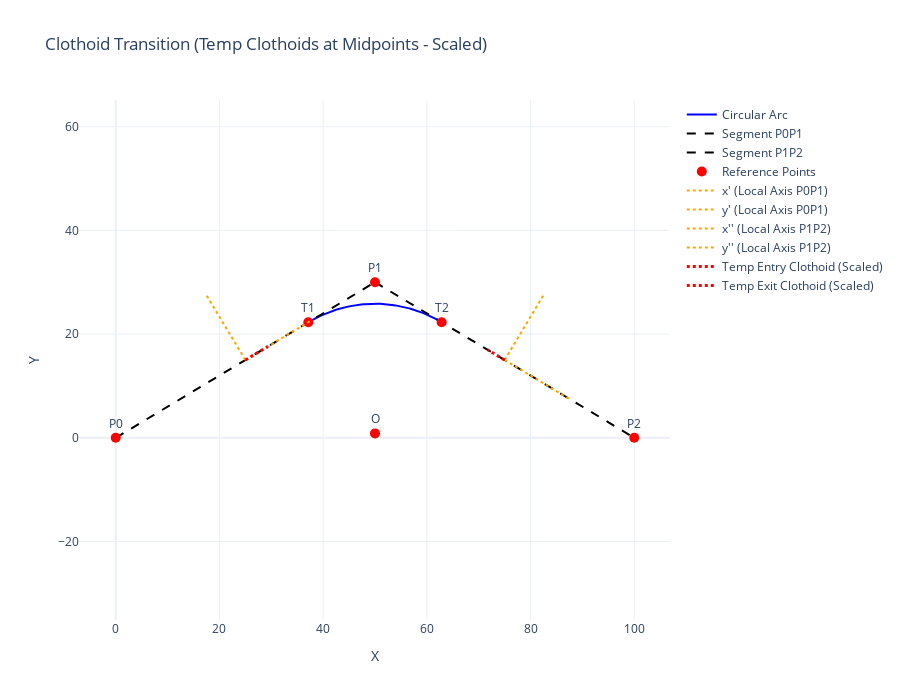

Source (notebook cell):
### Markdown cell above
# 2. Introduction of clothoids

In this section, we present the **approximate equations** used to compute clothoid transitions without relying on Fresnel integrals. These formulas allow us to determine the clothoid's shape directly using a truncated power series expansion.


## **Clothoid Length**
The total length \( L \) of the clothoid is given by:
\[
L = \frac{A^2}{R}
\]
where:  
- \( A \) is the clothoid parameter (defines the rate of curvature increase).
- \( R \) is the radius of the circular arc.

---

## **2️ Tau Parameter**
The **normalized parameter** \( \tau \) is used in the power series expansion:
\[
\tau = \frac{L^2}{2A^2}
\]
This allows us to express the clothoid's shape in a dimensionless form.

---

## ** Clothoid Coordinates**
The **coordinates** \( X_f \) and \( Y_f \) at the endpoint of the clothoid are computed using **series approximations**:

\[
X_f = A\sqrt{2\tau} \sum_{i=1}^{10} \left[ (-1)^{i-1} \frac{\tau^{2i-2}}{(4i-3)(2i-2)!} \right]
\]

\[
Y_f = A\sqrt{2\tau} \sum_{i=1}^{10} \left[ (-1)^{i+1} \frac{\tau^{2i-1}}{(4i-1)(2i-2)!} \right]
\]

These equations provide an accurate approximation of the clothoid's **evolving curvature**.

---

## ** Curvature Variation \(\Delta R\)**
The deviation of the clothoid's curvature from the circular arc can be estimated as:

\[
\Delta R = \frac{A^4}{24 R^3} \sum_{i=1}^{10} \left[ (-1)^{i+1} \frac{6\tau^{2i-2}}{(4i-1)(2i)!} \right]
\]

This term is useful for understanding the transition between straight and curved sections.

---

## ** Midpoint of circle*
A useful **reference coordinate** along the clothoid is given by:

\[
X_M = \frac{A\sqrt{2\tau}}{2} \sum_{i=1}^{10} \left[ (-1)^{i+1} \frac{\tau^{2i-2}}{(4i-3)(2i-2)!} \right]
\]

This can help estimate the shape and progression of the clothoid.

---

## **📌 Key Takeaways**
✅ These approximations allow us to compute clothoid transitions **without Fresnel integrals**.  
✅ The formulas are **accurate up to 10 terms**, which is sufficient for road and railway engineering applications.  
✅ **Next step:** Implement these equations in Python to generate clothoid coordinates!

### Code cell
# Define the points and the circle radius
P0 = [0, 0]       # Start of the first straight segment
P1 = [50, 30]     # Transition point
P2 = [100, 0]     # End of the second straight segment
R = 25            # Radius of the circular transition

# Create the CircularTransition object
transition = CircularTransition(P0, P1, P2, R)

# Define entry and exit clothoid parameters
A1 = 400  # Entry clothoid parameter
A2 = 300  # Exit clothoid parameter

# Compute and store the clothoids
transition.add_clothoids(A1, A2)

# Plot the complete solution including clothoids and arc
transition.plotClothoid()

### Figure 1 — Plotly figure (JSON) as saved in the notebook; plotly's stock layout.template omitted (floating-point values rounded to 4 significant figures)
{"data": [{"line": {"color": "blue", "width": 2}, "mode": "lines", "name": "Circular Arc", "type": "scatter", "x": [37.14, 37.37, 37.61, 37.85, 38.09, 38.33, 38.57, 38.81, 39.06, 39.3, 39.55, 39.8, 40.05, 40.3, 40.55, 40.8, 41.06, 41.31, 41.57, 41.83, 42.09, 42.35, 42.61, 42.87, 43.13, 43.39, 43.66, 43.92, 44.19, 44.45, 44.72, 44.98, 45.25, 45.52, 45.79, 46.06, 46.33, 46.6, 46.87, 47.14, 47.41, 47.68, 47.96, 48.23, 48.5, 48.77, 49.04, 49.32, 49.59, 49.86, 50.14, 50.41, 50.68, 50.96, 51.23, 51.5, 51.77, 52.04, 52.32, 52.59, 52.86, 53.13, 53.4, 53.67, 53.94, 54.21, 54.48, 54.75, 55.02, 55.28, 55.55, 55.81, 56.08, 56.34, 56.61, 56.87, 57.13, 57.39, 57.65, 57.91, 58.17, 58.43, 58.69, 58.94, 59.2, 59.45, 59.7, 59.95, 60.2, 60.45, 60.7, 60.94, 61.19, 61.43, 61.67, 61.91, 62.15, 62.39, 62.63, 62.86], "y": [22.28, 22.42, 22.56, 22.69, 22.82, 22.95, 23.08, 23.2, 23.32, 23.44, 23.56, 23.67, 23.78, 23.89, 23.99, 24.09, 24.19, 24.29, 24.38, 24.47, 24.56, 24.64, 24.73, 24.81, 24.88, 24.96, 25.03, 25.09, 25.16, 25.22, 25.28, 25.34, 25.39, 25.44, 25.49, 25.53, 25.57, 25.61, 25.65, 25.68, 25.71, 25.74, 25.76, 25.78, 25.8, 25.82, 25.83, 25.84, 25.84, 25.84, 25.84, 25.84, 25.84, 25.83, 25.82, 25.8, 25.78, 25.76, 25.74, 25.71, 25.68, 25.65, 25.61, 25.57, 25.53, 25.49, 25.44, 25.39, 25.34, 25.28, 25.22, 25.16, 25.09, 25.03, 24.96, 24.88, 24.81, 24.73, 24.64, 24.56, 24.47, 24.38, 24.29, 24.19, 24.09, 23.99, 23.89, 23.78, 23.67, 23.56, 23.44, 23.32, 23.2, 23.08, 22.95, 22.82, 22.69, 22.56, 22.42, 22.28]}, {"line": {"color": "black", "dash": "dash", "width": 2}, "mode": "lines", "name": "Segment P0P1", "type": "scatter", "x": [0, 50], "y": [0, 30]}, {"line": {"color": "black", "dash": "dash", "width": 2}, "mode": "lines", "name": "Segment P1P2", "type": "scatter", "x": [50, 100], "y": [30, 0]}, {"marker": {"color": "red", "size": 10}, "mode": "markers+text", "name": "Reference Points", "text": ["P0", "P1", "P2", "O", "T1", "T2"], "textposition": "top center", "type": "scatter", "x": [0, 50, 100, 50, 37.14, 62.86], "y": [0, 30, 0, 0.8452, 22.28, 22.28]}, {"line": {"color": "orange", "dash": "dot", "width": 2}, "mode": "lines", "name": "x' (Local Axis P0P1)", "type": "scatter", "x": [25, 37.86], "y": [15, 22.72]}, {"line": {"color": "orange", "dash": "dot", "width": 2}, "mode": "lines", "name": "y' (Local Axis P0P1)", "type": "scatter", "x": [25, 17.28], "y": [15, 27.86]}, {"line": {"color": "orange", "dash": "dot", "width": 2}, "mode": "lines", "name": "x'' (Local Axis P1P2)", "type": "scatter", "x": [75, 87.86], "y": [15, 7.283]}, {"line": {"color": "orange", "dash": "dot", "width": 2}, "mode": "lines", "name": "y'' (Local Axis P1P2)", "type": "scatter", "x": [75, 82.72], "y": [15, 27.86]}, {"line": {"color": "red", "dash": "dot", "width": 3}, "mode": "lines", "name": "Temp Entry Clothoid (Scaled)", "type": "scatter", "x": [25, 25.04, 25.09, 25.13, 25.18, 25.22, 25.26, 25.31, 25.35, 25.4, 25.44, 25.49, 25.53, 25.57, 25.62, 25.66, 25.71, 25.75, 25.79, 25.84, 25.88, 25.93, 25.97, 26.01, 26.06, 26.1, 26.15, 26.19, 26.24, 26.28, 26.32, 26.37, 26.41, 26.46, 26.5, 26.54, 26.59, 26.63, 26.68, 26.72, 26.76, 26.81, 26.85, 26.9, 26.94, 26.99, 27.03, 27.07, 27.12, 27.16, 27.21, 27.25, 27.29, 27.34, 27.38, 27.43, 27.47, 27.51, 27.56, 27.6, 27.65, 27.69, 27.74, 27.78, 27.82, 27.87, 27.91, 27.96, 28.0, 28.04, 28.09, 28.13, 28.18, 28.22, 28.26, 28.31, 28.35, 28.4, 28.44, 28.49, 28.53, 28.57, 28.62, 28.66, 28.71, 28.75, 28.79, 28.84, 28.88, 28.93, 28.97, 29.01, 29.06, 29.1, 29.15, 29.19, 29.24, 29.28, 29.32, 29.37], "y": [15, 15.03, 15.05, 15.08, 15.11, 15.13, 15.16, 15.19, 15.21, 15.24, 15.26, 15.29, 15.32, 15.34, 15.37, 15.4, 15.42, 15.45, 15.48, 15.5, 15.53, 15.56, 15.58, 15.61, 15.64, 15.66, 15.69, 15.71, 15.74, 15.77, 15.79, 15.82, 15.85, 15.87, 15.9, 15.93, 15.95, 15.98, 16.01, 16.03, 16.06, 16.09, 16.11, 16.14, 16.16, 16.19, 16.22, 16.24, 16.27, 16.3, 16.32, 16.35, 16.38, 16.4, 16.43, 16.46, 16.48, 16.51, 16.54, 16.56, 16.59, 16.61, 16.64, 16.67, 16.69, 16.72, 16.75, 16.77, 16.8, 16.83, 16.85, 16.88, 16.91, 16.93, 16.96, 16.98, 17.01, 17.04, 17.06, 17.09, 17.12, 17.14, 17.17, 17.2, 17.22, 17.25, 17.28, 17.3, 17.33, 17.36, 17.38, 17.41, 17.43, 17.46, 17.49, 17.51, 17.54, 17.57, 17.59, 17.62]}, {"line": {"color": "red", "dash": "dot", "width": 3}, "mode": "lines", "name": "Temp Exit Clothoid (Scaled)", "type": "scatter", "x": [75, 74.97, 74.93, 74.9, 74.87, 74.83, 74.8, 74.77, 74.74, 74.7, 74.67, 74.64, 74.6, 74.57, 74.54, 74.5, 74.47, 74.44, 74.4, 74.37, 74.34, 74.31, 74.27, 74.24, 74.21, 74.17, 74.14, 74.11, 74.07, 74.04, 74.01, 73.97, 73.94, 73.91, 73.88, 73.84, 73.81, 73.78, 73.74, 73.71, 73.68, 73.64, 73.61, 73.58, 73.54, 73.51, 73.48, 73.45, 73.41, 73.38, 73.35, 73.31, 73.28, 73.25, 73.21, 73.18, 73.15, 73.11, 73.08, 73.05, 73.01, 72.98, 72.95, 72.92, 72.88, 72.85, 72.82, 72.78, 72.75, 72.72, 72.68, 72.65, 72.62, 72.58, 72.55, 72.52, 72.49, 72.45, 72.42, 72.39, 72.35, 72.32, 72.29, 72.25, 72.22, 72.19, 72.15, 72.12, 72.09, 72.06, 72.02, 71.99, 71.96, 71.92, 71.89, 71.86, 71.82, 71.79, 71.76, 71.72], "y": [15, 15.02, 15.04, 15.06, 15.08, 15.1, 15.12, 15.14, 15.16, 15.18, 15.2, 15.22, 15.24, 15.26, 15.28, 15.3, 15.32, 15.34, 15.36, 15.38, 15.4, 15.42, 15.44, 15.46, 15.48, 15.5, 15.52, 15.54, 15.56, 15.58, 15.6, 15.62, 15.64, 15.66, 15.67, 15.69, 15.71, 15.73, 15.75, 15.77, 15.79, 15.81, 15.83, 15.85, 15.87, 15.89, 15.91, 15.93, 15.95, 15.97, 15.99, 16.01, 16.03, 16.05, 16.07, 16.09, 16.11, 16.13, 16.15, 16.17, 16.19, 16.21, 16.23, 16.25, 16.27, 16.29, 16.31, 16.33, 16.35, 16.37, 16.39, 16.41, 16.43, 16.45, 16.47, 16.49, 16.51, 16.53, 16.55, 16.57, 16.59, 16.61, 16.63, 16.65, 16.67, 16.69, 16.71, 16.73, 16.75, 16.77, 16.79, 16.81, 16.83, 16.85, 16.87, 16.89, 16.91, 16.93, 16.95, 16.96]}], "layout": {"height": 700, "title": {"text": "Clothoid Transition (Temp Clothoids at Midpoints - Scaled)"}, "width": 900, "xaxis": {"autorange": true, "domain": [0, 1], "range": [-6.933, 106.9], "scaleanchor": "y", "scaleratio": 1, "title": {"text": "X"}, "type": "linear"}, "yaxis": {"autorange": true, "domain": [0, 1], "range": [-36.58, 66.58], "scaleanchor": "x", "scaleratio": 1, "title": {"text": "Y"}, "type": "linear"}}}
